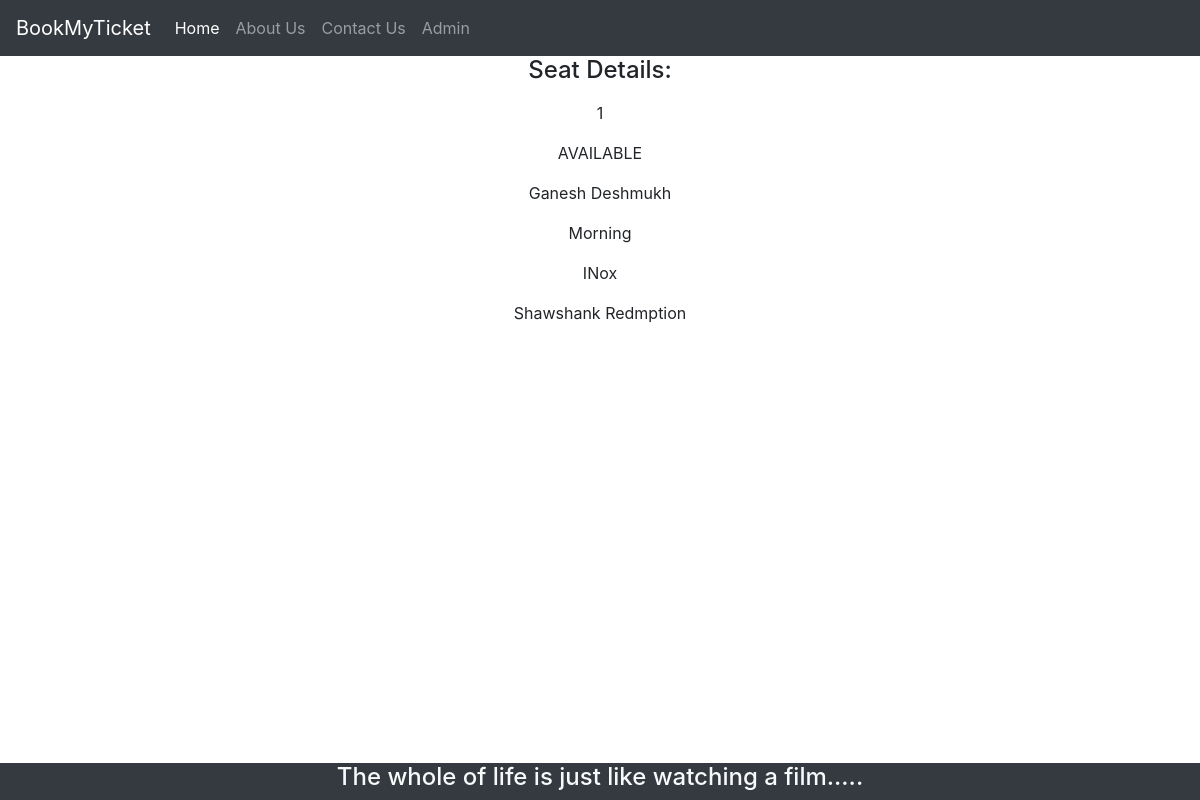
Before: /theater_admin/seats/details/1/ with the older database file.
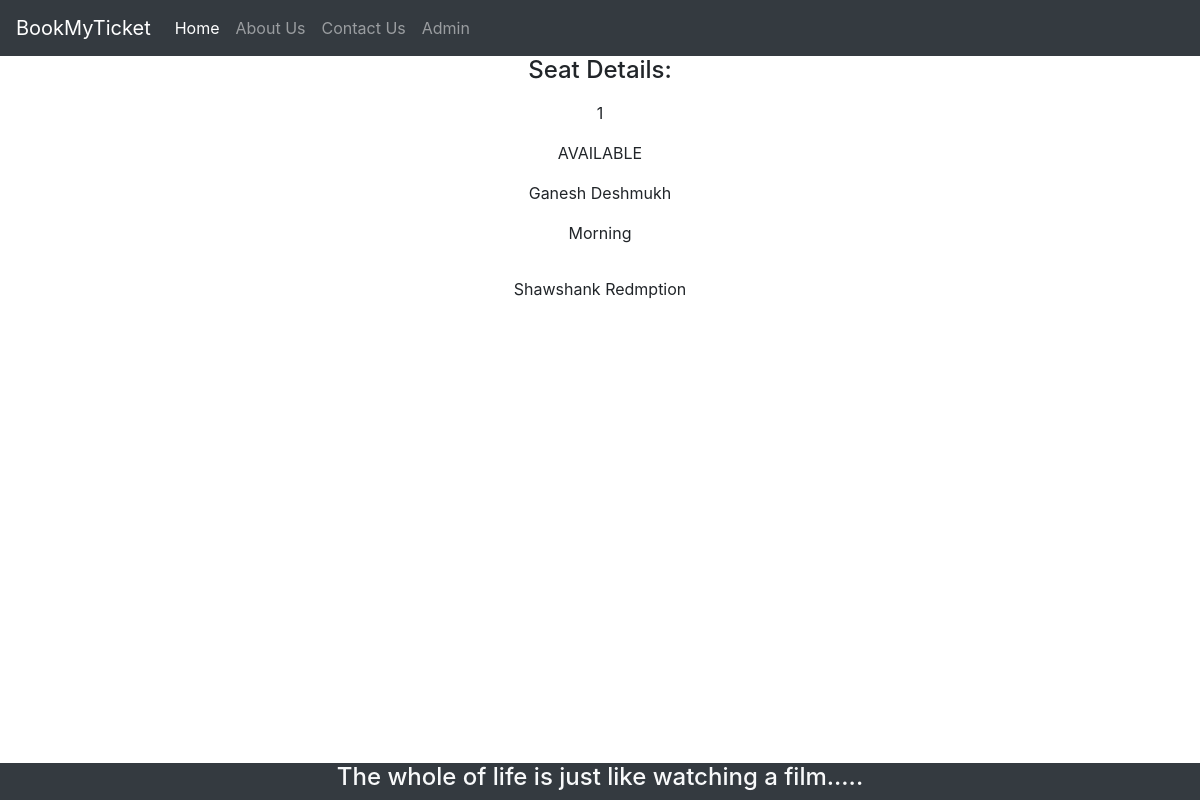
After: the same page with the newer database file.
### bookings/models.py (models this page shows, shortened)
class Seats(models.Model):
	BOOKING_STATUS = (
		('BOOKED', 'BOOKED'),
		('AVAILABLE', 'AVAILABLE'),
		('RESERVED','RESERVED'),
		('NOT_AVAILABLE','NOT_AVAILABLE')
	)
	seat_code = models.CharField(max_length=24, null=True)
	booking_status = models.CharField(max_length=24, null=True, choices=BOOKING_STATUS, default=BOOKING_STATUS[1][0])
	booked_by_cust = models.ForeignKey(Customer, null=True, on_delete= models.SET_NULL)
	shows = models.ForeignKey(Shows, null=True, on_delete= models.SET_NULL)
	class Meta:
		db_table = 'Seats'

class Shows(models.Model):
	name = models.CharField(max_length=24, null=True)
	theater = models.ForeignKey(Theater, null=True, on_delete= models.SET_NULL)
	movie_shown = models.ForeignKey(Movie, null=True, on_delete= models.SET_NULL)
	class Meta:
         db_table = 'Shows'

class Theater(models.Model):
	name = models.CharField(max_length=24, null=True)
	description = models.CharField(max_length=100, null=True)
	located_city = models.ForeignKey(City, null=True,on_delete=models.CASCADE)
	seats_count = models.IntegerField(default=0)
	service_charges = models.IntegerField(default=0)	# add up to movie charges in total bill.

class Customer(models.Model):
	user = models.OneToOneField(User, null=True, on_delete=models.CASCADE)
	name = models.CharField(max_length=24, null=True)
	phone = models.CharField(max_length=10, null=True)
	email = models.CharField(max_length=50, null=True)
	date_created = models.DateTimeField(auto_now_add=True, null=True)
	def __str__(self):
		return self.name

class Movie(models.Model):
	name = models.CharField(max_length=24, null=True, default="")
	markup_price = models.IntegerField(default=0)
	duration_in_min = models.CharField(max_length=24, null=True, default="")
	genre = models.CharField(max_length=24, null=True, default="")
	release_date = models.CharField(max_length=24, null=True, default="")
	language_avail = models.CharField(max_length=24, null=True, default="")
	shown_in_theater = models.ManyToManyField(Theater)
	def __str__(self):
		return self.name

### bookings/views.py (the view)
# urls.py: path('theater_admin/seats/details/<str:seat_id>/', views.Admin_Seat_Details),
def Admin_Seat_Details(request, seat_id):
    seat= Seats.objects.get(id=seat_id)
    return render(request, 'bookings/webpages/Admin/Admin_Seat_Details.html', {'seat': seat})

### bookings/templates/bookings/webpages/Admin/Admin_Seat_Details.html
{% extends 'bookings/common/HeaderAndFooter.html' %}
{% block content %}
<div class="container text-center">
    <h4>Seat Details:</h4>
    <div class="p-2">
        {{ seat.id }}
    </div>
    <div class="p-2">
        {{ seat.booking_status }}
    </div>
    <div class="p-2">
        {{ seat.booked_by_cust }}
    </div>
    <div class="p-2">
        {{ seat.shows.name }}
    </div>
    <div class="p-2">
        {{ seat.shows.theater.name }}
    </div>
    <div class="p-2">
        {{ seat.shows.movie_shown }}
    </div>
</div>
{% endblock %}

Changed rows visible on the page:
changed through a linked row, Seats "AVAILABLE": shows.theater.name "INox" → (not shown)
